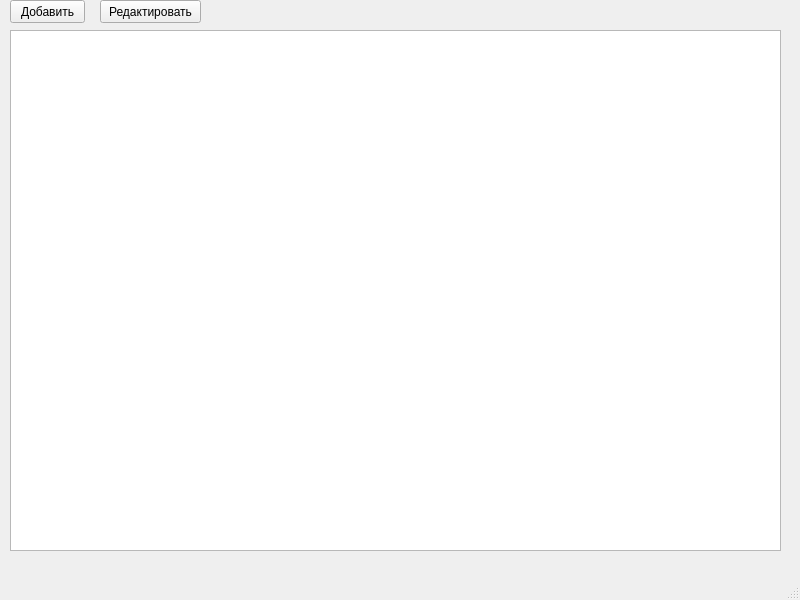
<?xml version="1.0" encoding="UTF-8"?>
<ui version="4.0">
 <class>MainWindow</class>
 <widget class="QMainWindow" name="MainWindow">
  <property name="geometry">
   <rect>
    <x>0</x>
    <y>0</y>
    <width>800</width>
    <height>600</height>
   </rect>
  </property>
  <property name="windowTitle">
   <string>MainWindow</string>
  </property>
  <widget class="QWidget" name="centralwidget">
   <widget class="QTableWidget" name="tableWidget">
    <property name="geometry">
     <rect>
      <x>10</x>
      <y>30</y>
      <width>771</width>
      <height>521</height>
     </rect>
    </property>
   </widget>
   <widget class="QPushButton" name="add">
    <property name="geometry">
     <rect>
      <x>10</x>
      <y>0</y>
      <width>75</width>
      <height>23</height>
     </rect>
    </property>
    <property name="text">
     <string>Добавить</string>
    </property>
   </widget>
   <widget class="QPushButton" name="edit">
    <property name="geometry">
     <rect>
      <x>100</x>
      <y>0</y>
      <width>101</width>
      <height>23</height>
     </rect>
    </property>
    <property name="text">
     <string>Редактировать</string>
    </property>
   </widget>
  </widget>
  <widget class="QMenuBar" name="menubar">
   <property name="geometry">
    <rect>
     <x>0</x>
     <y>0</y>
     <width>800</width>
     <height>21</height>
    </rect>
   </property>
  </widget>
  <widget class="QStatusBar" name="statusbar"/>
 </widget>
 <resources/>
 <connections/>
</ui>
